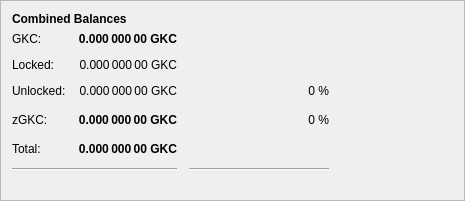
         <widget class="QFrame" name="frame_3">
          <property name="geometry">
           <rect>
            <x>0</x>
            <y>150</y>
            <width>465</width>
            <height>201</height>
           </rect>
          </property>
          <property name="frameShape">
           <enum>QFrame::StyledPanel</enum>
          </property>
          <property name="frameShadow">
           <enum>QFrame::Raised</enum>
          </property>
          <layout class="QVBoxLayout" name="verticalLayout_5">
           <item>
            <layout class="QHBoxLayout" name="horizontalLayout_5" stretch="0">
             <item>
              <widget class="QLabel" name="label_5z">
               <property name="maximumSize">
                <size>
                 <width>16777215</width>
                 <height>20</height>
                </size>
               </property>
               <property name="font">
                <font>
                 <weight>75</weight>
                 <bold>true</bold>
                </font>
               </property>
               <property name="toolTip">
                <string>Combined Balances (including unconfirmed and immature coins)</string>
               </property>
               <property name="text">
                <string>&lt;html&gt;&lt;head/&gt;&lt;body&gt;&lt;p&gt;Combined Balances&lt;/p&gt;&lt;/body&gt;&lt;/html&gt;</string>
               </property>
              </widget>
             </item>
            </layout>
           </item>
           <item>
            <layout class="QGridLayout" name="gridLayout_3">
             <property name="spacing">
              <number>12</number>
             </property>
             <item row="7" column="0" colspan="2">
              <widget class="Line" name="lineSpendableBalance_3">
               <property name="orientation">
                <enum>Qt::Horizontal</enum>
               </property>
              </widget>
             </item>
             <item row="7" column="2">
              <widget class="Line" name="lineWatchBalance_3">
               <property name="sizePolicy">
                <sizepolicy hsizetype="Preferred" vsizetype="Fixed">
                 <horstretch>0</horstretch>
                 <verstretch>0</verstretch>
                </sizepolicy>
               </property>
               <property name="minimumSize">
                <size>
                 <width>140</width>
                 <height>0</height>
                </size>
               </property>
               <property name="orientation">
                <enum>Qt::Horizontal</enum>
               </property>
              </widget>
             </item>
             <item row="4" column="1">
              <widget class="QLabel" name="labelzBalancez">
               <property name="font">
                <font>
                 <weight>75</weight>
                 <bold>true</bold>
                </font>
               </property>
               <property name="cursor">
                <cursorShape>IBeamCursor</cursorShape>
               </property>
               <property name="toolTip">
                <string>Total of transactions that have yet to be confirmed, and do not yet count toward the spendable balance</string>
               </property>
               <property name="text">
                <string notr="true">0.000 000 00 GKC</string>
               </property>
               <property name="alignment">
                <set>Qt::AlignRight|Qt::AlignTrailing|Qt::AlignVCenter</set>
               </property>
               <property name="textInteractionFlags">
                <set>Qt::LinksAccessibleByMouse|Qt::TextSelectableByKeyboard|Qt::TextSelectableByMouse</set>
               </property>
              </widget>
             </item>
             <item row="6" column="1">
              <widget class="QLabel" name="labelTotalz">
               <property name="font">
                <font>
                 <weight>75</weight>
                 <bold>true</bold>
                </font>
               </property>
               <property name="cursor">
                <cursorShape>IBeamCursor</cursorShape>
               </property>
               <property name="toolTip">
                <string>Total Balance, including unconfirmed and immature coins.</string>
               </property>
               <property name="text">
                <string notr="true">0.000 000 00 GKC</string>
               </property>
               <property name="alignment">
                <set>Qt::AlignRight|Qt::AlignTrailing|Qt::AlignVCenter</set>
               </property>
               <property name="textInteractionFlags">
                <set>Qt::LinksAccessibleByMouse|Qt::TextSelectableByKeyboard|Qt::TextSelectableByMouse</set>
               </property>
              </widget>
             </item>
             <item row="4" column="3">
              <spacer name="horizontalSpacer_6">
               <property name="orientation">
                <enum>Qt::Horizontal</enum>
               </property>
               <property name="sizeHint" stdset="0">
                <size>
                 <width>40</width>
                 <height>20</height>
                </size>
               </property>
              </spacer>
             </item>
             <item row="6" column="0">
              <widget class="QLabel" name="labelTotalTextz">
               <property name="text">
                <string>Total:</string>
               </property>
              </widget>
             </item>
             <item row="1" column="0">
              <widget class="QLabel" name="labelBalanceTextz">
               <property name="text">
                <string>GKC:</string>
               </property>
              </widget>
             </item>
             <item row="1" column="1">
              <widget class="QLabel" name="labelBalancez">
               <property name="font">
                <font>
                 <weight>75</weight>
                 <bold>true</bold>
                </font>
               </property>
               <property name="cursor">
                <cursorShape>IBeamCursor</cursorShape>
               </property>
               <property name="toolTip">
                <string>Your current spendable balance</string>
               </property>
               <property name="text">
                <string notr="true">0.000 000 00 GKC</string>
               </property>
               <property name="alignment">
                <set>Qt::AlignRight|Qt::AlignTrailing|Qt::AlignVCenter</set>
               </property>
               <property name="textInteractionFlags">
                <set>Qt::LinksAccessibleByMouse|Qt::TextSelectableByKeyboard|Qt::TextSelectableByMouse</set>
               </property>
              </widget>
             </item>
             <item row="4" column="0">
              <widget class="QLabel" name="labelzBalanceTextz">
               <property name="toolTip">
                <string/>
               </property>
               <property name="text">
                <string>zGKC:</string>
               </property>
              </widget>
             </item>
             <item row="4" column="2">
              <widget class="QLabel" name="labelzGKCPercent">
               <property name="toolTip">
                <string>Current percentage of zGKC.
If AutoMint is enabled this percentage will settle around the configured AutoMint percentage (default = 1%)</string>
               </property>
               <property name="text">
                <string>0 %</string>
               </property>
               <property name="alignment">
                <set>Qt::AlignRight|Qt::AlignTrailing|Qt::AlignVCenter</set>
               </property>
              </widget>
             </item>
             <item row="6" column="2">
              <widget class="QLabel" name="label100Percent">
               <property name="text">
                <string/>
               </property>
               <property name="alignment">
                <set>Qt::AlignRight|Qt::AlignTrailing|Qt::AlignVCenter</set>
               </property>
              </widget>
             </item>
             <item row="2" column="1">
              <widget class="QLabel" name="labelLockedBalance">
               <property name="toolTip">
                <string>Locked GKC or Masternode collaterals. These are excluded from zGKC minting.</string>
               </property>
               <property name="text">
                <string>0.000 000 00 GKC</string>
               </property>
               <property name="alignment">
                <set>Qt::AlignRight|Qt::AlignTrailing|Qt::AlignVCenter</set>
               </property>
              </widget>
             </item>
             <item row="2" column="0">
              <widget class="QLabel" name="labelLockedBalanceText">
               <property name="toolTip">
                <string>Locked GKC or Masternode collaterals. These are excluded from zGKC minting.</string>
               </property>
               <property name="text">
                <string>Locked:</string>
               </property>
              </widget>
             </item>
             <item row="3" column="0">
              <widget class="QLabel" name="labelUnLockedBalanceText">
               <property name="toolTip">
                <string>Unlocked GKCs. These can be used for zGKC minting.</string>
               </property>
               <property name="text">
                <string>Unlocked:</string>
               </property>
              </widget>
             </item>
             <item row="3" column="1">
              <widget class="QLabel" name="labelUnLockedBalance">
               <property name="toolTip">
                <string>Unlocked GKCs. These can be used for zGKC minting.</string>
               </property>
               <property name="text">
                <string>0.000 000 00 GKC</string>
               </property>
               <property name="alignment">
                <set>Qt::AlignRight|Qt::AlignTrailing|Qt::AlignVCenter</set>
               </property>
              </widget>
             </item>
             <item row="3" column="2">
              <widget class="QLabel" name="labelGKCPercent">
               <property name="text">
                <string>0 %</string>
               </property>
               <property name="alignment">
                <set>Qt::AlignRight|Qt::AlignTrailing|Qt::AlignVCenter</set>
               </property>
              </widget>
             </item>
            </layout>
           </item>
           <item>
            <spacer name="verticalSpacer">
             <property name="orientation">
              <enum>Qt::Vertical</enum>
             </property>
             <property name="sizeHint" stdset="0">
              <size>
               <width>20</width>
               <height>40</height>
              </size>
             </property>
            </spacer>
           </item>
          </layout>
         </widget>
